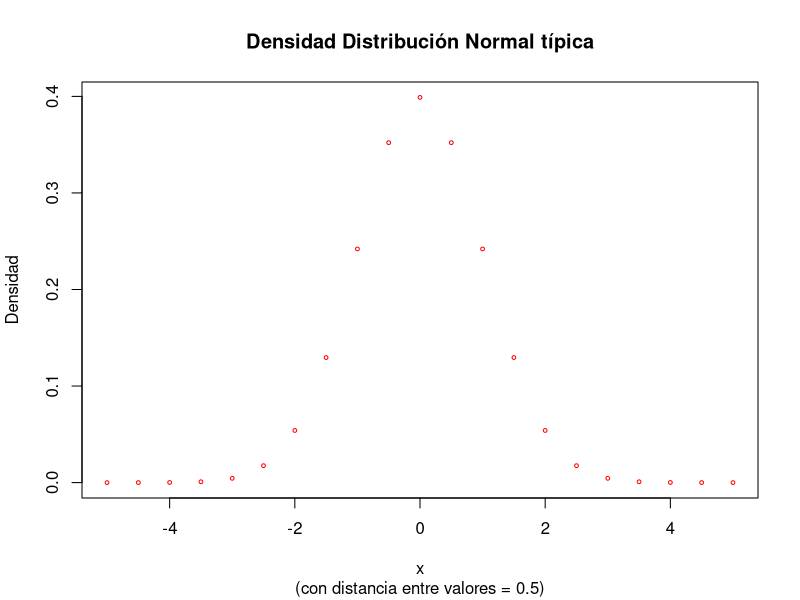
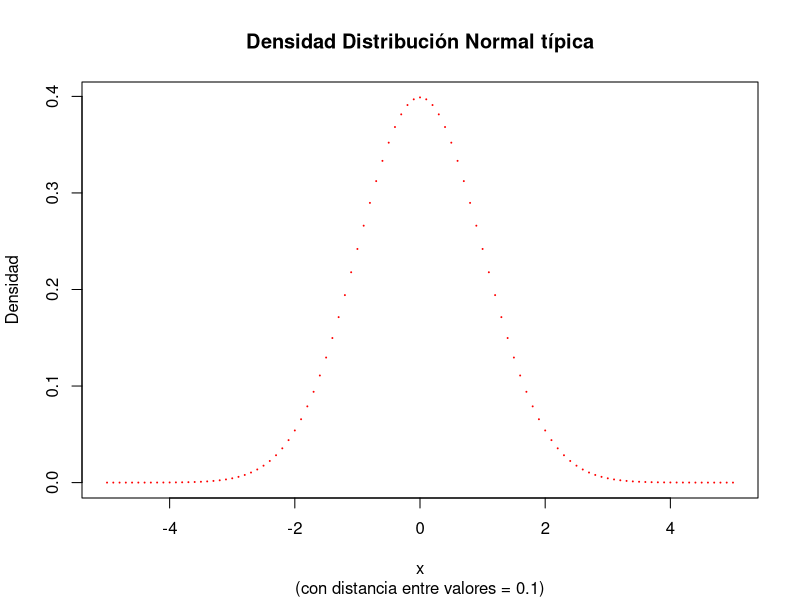
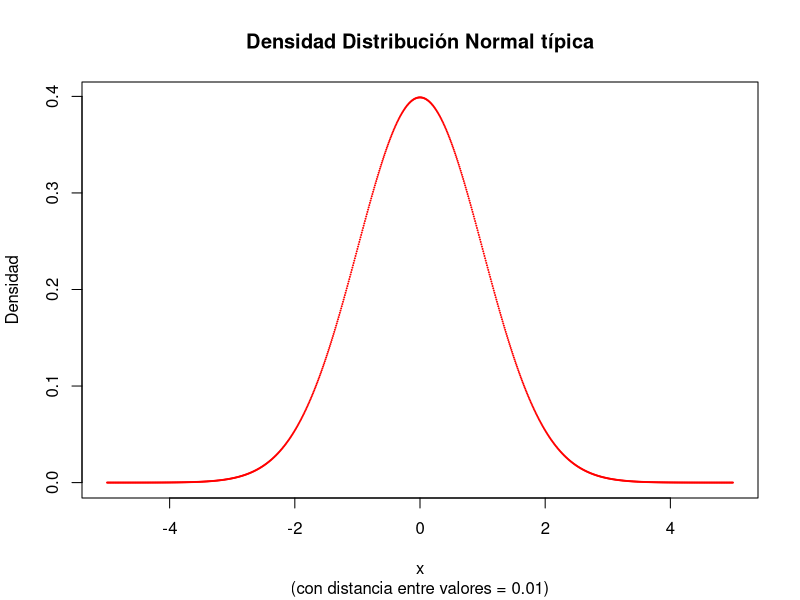
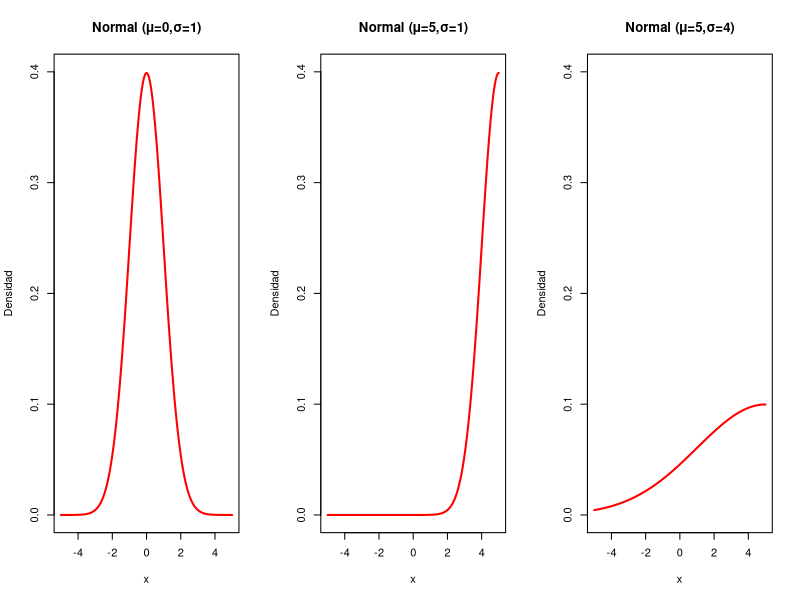

Write the R code that produced these figures, in order.
# Función que genera densidades de una normal
dist_normal <- function(mu = 0,sigma = 1,delta){
  x <- seq(-5, 5, by = delta) # valores de x de -5 a 5
  probs <- (1/(sqrt(2*pi)*sigma)) * exp(-((x - mu)^2)/(2*sigma^2)) 
  return(list(x = x, probs = probs)) # devuelve lista con x y densidades
}

# Probando diferentes valores delta para ver el efecto en la curva
delta <- c(0.5, 0.1, 0.01)
for(d in delta){
  dt <- dist_normal(0,1,d)
  plot(dt$x, dt$probs, col = "red", xlab = "x", ylab = "Densidad",
       cex = d, main = "Densidad Distribución Normal típica",
       sub = paste0("(con distancia entre valores = ", d, ")"))
}

# Preparar ventana para 3 gráficos juntos
par(mfrow = c(1,3)) 

# Diferentes combinaciones de media y desviación
parametros <- list(
  c(mu = 0, sigma = 1),
  c(mu = 5, sigma = 1),
  c(mu = 5, sigma = 4)
)

for(p in parametros){
  mu <- p["mu"]
  sigma <- p["sigma"]
  dt <- dist_normal(mu, sigma, delta = 0.01)
  plot(dt$x, dt$probs, col = "red", xlab = "x", ylab = "Densidad", type = "l",
       lwd = 2, ylim = c(0, 0.4), main = paste0("Normal (μ=", mu, ",σ=", sigma, ")"))
}

